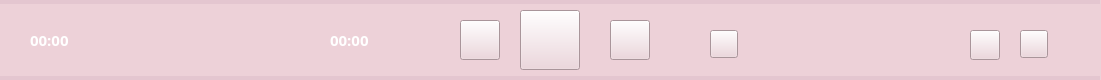
   <widget class="QWidget" name="LowerNav" native="true">
    <property name="geometry">
     <rect>
      <x>0</x>
      <y>720</y>
      <width>1101</width>
      <height>80</height>
     </rect>
    </property>
    <property name="focusPolicy">
     <enum>Qt::ClickFocus</enum>
    </property>
    <property name="styleSheet">
     <string notr="true">
background-color: #edd1d8;</string>
    </property>
    <widget class="QPushButton" name="PlayButton">
     <property name="geometry">
      <rect>
       <x>520</x>
       <y>10</y>
       <width>60</width>
       <height>60</height>
      </rect>
     </property>
     <property name="cursor">
      <cursorShape>PointingHandCursor</cursorShape>
     </property>
     <property name="toolTip">
      <string>Let's start</string>
     </property>
     <property name="styleSheet">
      <string notr="true">QPushButton#PlayButton{border-image: url(:/bg/play.png);}

QPushButton#PlayButton:hover{
border-image: url(:/bg/play_hover.png);}</string>
     </property>
     <property name="text">
      <string/>
     </property>
     <property name="flat">
      <bool>false</bool>
     </property>
    </widget>
    <widget class="QLabel" name="cTimeLabel">
     <property name="geometry">
      <rect>
       <x>30</x>
       <y>30</y>
       <width>50</width>
       <height>20</height>
      </rect>
     </property>
     <property name="font">
      <font>
       <family>等线</family>
       <pointsize>11</pointsize>
       <weight>75</weight>
       <bold>true</bold>
      </font>
     </property>
     <property name="toolTipDuration">
      <number>-2</number>
     </property>
     <property name="styleSheet">
      <string notr="true">color: rgb(255, 255, 255);</string>
     </property>
     <property name="text">
      <string>00:00</string>
     </property>
    </widget>
    <widget class="QLabel" name="eTimeLabel">
     <property name="geometry">
      <rect>
       <x>330</x>
       <y>30</y>
       <width>50</width>
       <height>20</height>
      </rect>
     </property>
     <property name="font">
      <font>
       <family>等线</family>
       <pointsize>11</pointsize>
       <weight>75</weight>
       <bold>true</bold>
      </font>
     </property>
     <property name="toolTipDuration">
      <number>-2</number>
     </property>
     <property name="styleSheet">
      <string notr="true">color: rgb(255, 255, 255);</string>
     </property>
     <property name="text">
      <string>00:00</string>
     </property>
    </widget>
    <widget class="QPushButton" name="FormerButton">
     <property name="geometry">
      <rect>
       <x>460</x>
       <y>20</y>
       <width>40</width>
       <height>40</height>
      </rect>
     </property>
     <property name="cursor">
      <cursorShape>PointingHandCursor</cursorShape>
     </property>
     <property name="styleSheet">
      <string notr="true">QPushButton#FormerButton{border-image: url(:/bg/former.png)}
QPushButton#FormerButton:hover{
	border-image: url(:/bg/former_hover.png)}</string>
     </property>
     <property name="text">
      <string/>
     </property>
    </widget>
    <widget class="QPushButton" name="NextButton">
     <property name="geometry">
      <rect>
       <x>610</x>
       <y>20</y>
       <width>40</width>
       <height>40</height>
      </rect>
     </property>
     <property name="cursor">
      <cursorShape>PointingHandCursor</cursorShape>
     </property>
     <property name="styleSheet">
      <string notr="true">QPushButton#NextButton{border-image: url(:/bg/next.png)}
QPushButton#NextButton:hover{
	border-image: url(:/bg/next_hover.png)}</string>
     </property>
     <property name="text">
      <string/>
     </property>
    </widget>
    <widget class="QPushButton" name="SoundButton">
     <property name="geometry">
      <rect>
       <x>710</x>
       <y>30</y>
       <width>28</width>
       <height>28</height>
      </rect>
     </property>
     <property name="cursor">
      <cursorShape>PointingHandCursor</cursorShape>
     </property>
     <property name="styleSheet">
      <string notr="true">border-image: url(:/buttons/sound_on.png);</string>
     </property>
     <property name="text">
      <string/>
     </property>
    </widget>
    <widget class="QPushButton" name="lyricButton">
     <property name="geometry">
      <rect>
       <x>870</x>
       <y>30</y>
       <width>25</width>
       <height>25</height>
      </rect>
     </property>
     <property name="text">
      <string/>
     </property>
     <property name="flat">
      <bool>true</bool>
     </property>
    </widget>
    <widget class="QPushButton" name="showListButton">
     <property name="geometry">
      <rect>
       <x>1020</x>
       <y>30</y>
       <width>28</width>
       <height>28</height>
      </rect>
     </property>
     <property name="cursor">
      <cursorShape>PointingHandCursor</cursorShape>
     </property>
     <property name="toolTip">
      <string>list</string>
     </property>
     <property name="styleSheet">
      <string notr="true">border-image: url(:/bg/list.png);</string>
     </property>
     <property name="text">
      <string/>
     </property>
    </widget>
    <widget class="Line" name="line_9">
     <property name="geometry">
      <rect>
       <x>0</x>
       <y>0</y>
       <width>1100</width>
       <height>4</height>
      </rect>
     </property>
     <property name="styleSheet">
      <string notr="true">background-color: rgb(228, 198, 208);</string>
     </property>
     <property name="frameShadow">
      <enum>QFrame::Raised</enum>
     </property>
     <property name="lineWidth">
      <number>0</number>
     </property>
     <property name="orientation">
      <enum>Qt::Horizontal</enum>
     </property>
    </widget>
    <widget class="Line" name="line_12">
     <property name="geometry">
      <rect>
       <x>0</x>
       <y>76</y>
       <width>1100</width>
       <height>4</height>
      </rect>
     </property>
     <property name="styleSheet">
      <string notr="true">background-color: rgb(228, 198, 208);</string>
     </property>
     <property name="frameShadow">
      <enum>QFrame::Raised</enum>
     </property>
     <property name="lineWidth">
      <number>0</number>
     </property>
     <property name="orientation">
      <enum>Qt::Horizontal</enum>
     </property>
    </widget>
    <widget class="QPushButton" name="playOrderButton">
     <property name="geometry">
      <rect>
       <x>970</x>
       <y>30</y>
       <width>30</width>
       <height>30</height>
      </rect>
     </property>
     <property name="cursor">
      <cursorShape>PointingHandCursor</cursorShape>
     </property>
     <property name="toolTip">
      <string/>
     </property>
     <property name="styleSheet">
      <string notr="true">border-image: url(:/order/ordered_order.png);</string>
     </property>
     <property name="text">
      <string/>
     </property>
    </widget>
   </widget>
